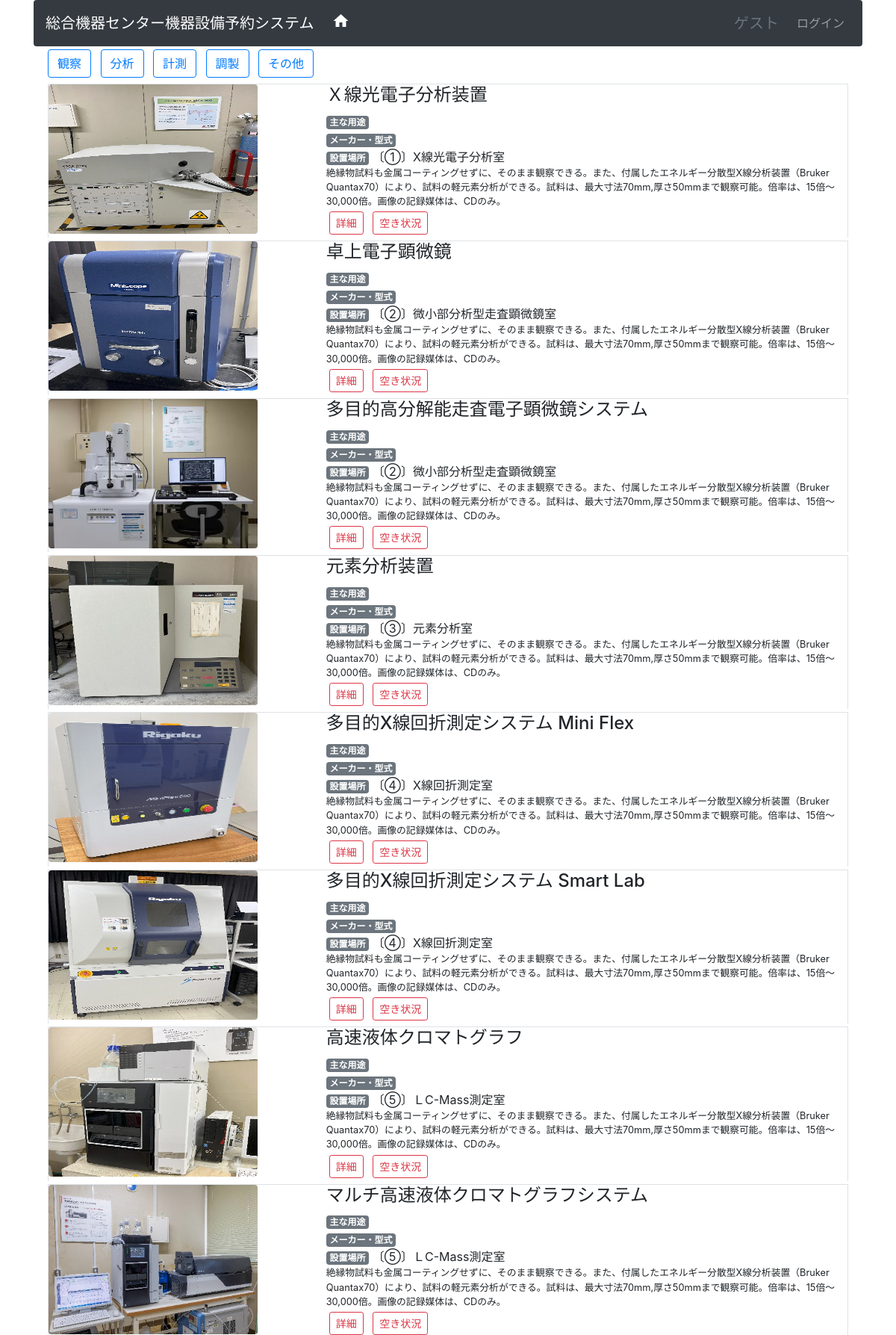
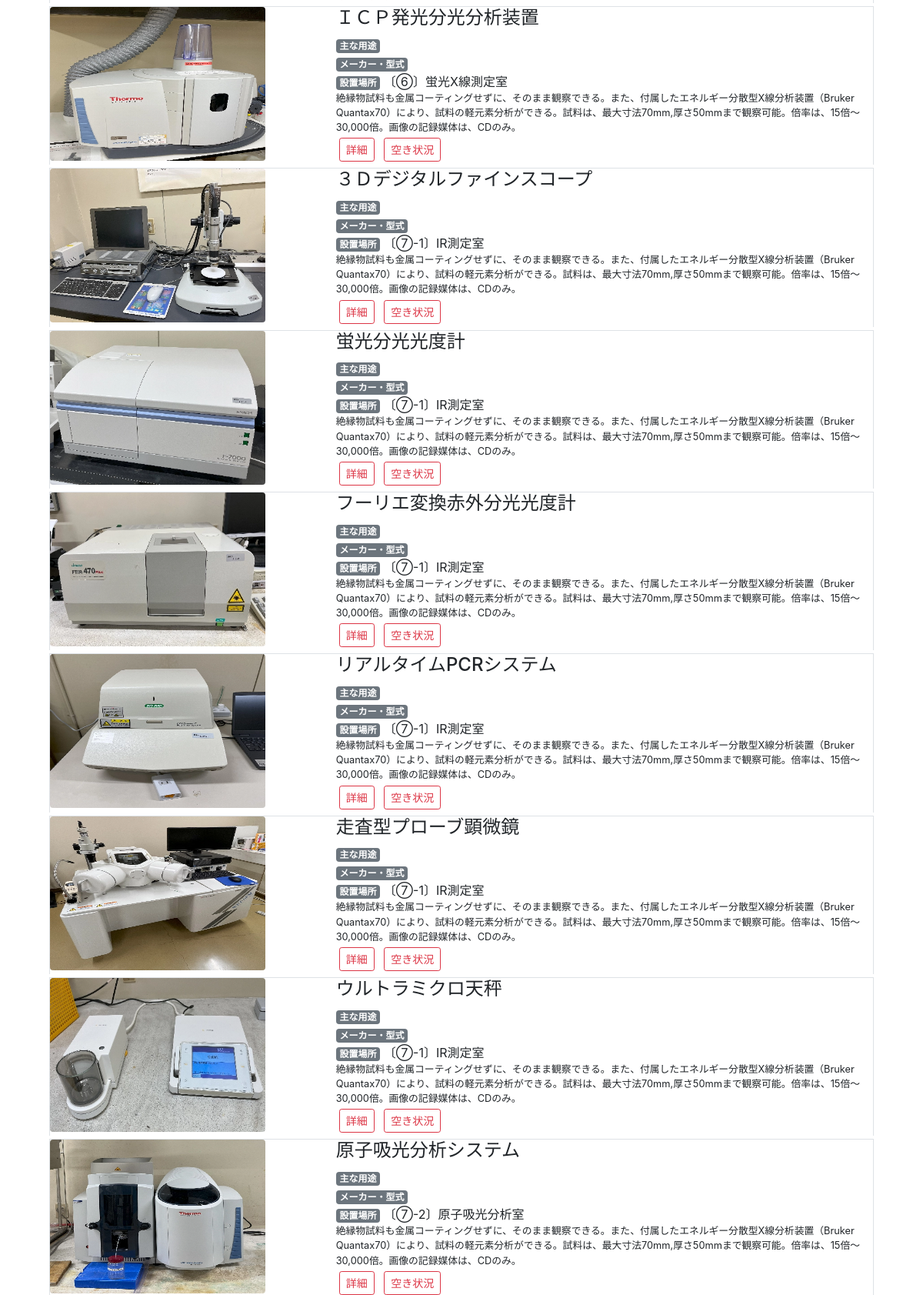
The page / (upper part) on the database its author committed (2 pictures, top to bottom).
### tables this page shows
CREATE TABLE `tb_instrument` (
  `id` bigint(20) UNSIGNED NOT NULL COMMENT '通し番号(自動採番, 内部参照用)',
  `code` varchar(16) DEFAULT NULL COMMENT '人間識別用番号',
  `fullname` varchar(64) NOT NULL COMMENT '名称',
  `shortname` varchar(64) NOT NULL COMMENT '略称',
  `state` int(11) NOT NULL COMMENT '機器状態(1:使用可,2:貸出中,3:使用不可,9:その他)',
  `category` int(11) DEFAULT NULL COMMENT 'カテゴリ（1:観察, 2:分析,3:計測,4:調製,9:その他）',
  `purpose` varchar(64) DEFAULT NULL COMMENT '主な用途',
  `detail` text DEFAULT NULL COMMENT '施設紹介',
  `maker` varchar(64) DEFAULT NULL COMMENT 'メーカー',
  `model` varchar(64) DEFAULT NULL COMMENT '型式',
  `made_year` date DEFAULT NULL COMMENT '製造年月',
  `bought_year` date DEFAULT NULL COMMENT '導入年月',
  `equipment_no` varchar(32) DEFAULT NULL COMMENT '備品番号',
  `room_id` bigint(20) UNSIGNED DEFAULT NULL COMMENT '設置場所部屋番号',
  `memo` text DEFAULT NULL COMMENT '備考',

  CONSTRAINT `fk_instrument_room`
    FOREIGN KEY (`room_id`)
    REFERENCES `tb_room` (`id`)
    ON DELETE SET NULL ON UPDATE CASCADE
);

CREATE TABLE `tb_room` (
  `id` bigint(20) UNSIGNED NOT NULL COMMENT '通し番号（自動採番, 内部参照用）',
  `room_name` varchar(32) NOT NULL COMMENT '部屋名称',
  `room_no` varchar(16) DEFAULT NULL COMMENT '部屋番号(略称)',
  `memo` text DEFAULT NULL COMMENT '備考'
);

### src/controllers/Instrument.php (called while the page is built, shortened)
<?php
class Instrument extends Controller
{
    public function listAction($c = null): void
    {
        $selected = 0;
        $where = '1';
        $orderby = 'room_id';
        $rows = $this->model->getList($where, $orderby);
        $categories = KsuCode::INST_CATEGORY;
        $can_reserve = $this->user->canReserve();
        $this->view->render('inst_list.php', [
            'rows' => $rows,
            'categories' => $categories,
            'selected' => $selected,
            'can_reserve' => $can_reserve,
        ]);
    }
}

### index.php (called while the page is built, shortened)
<?php
require_once __DIR__ . '/conf/develop_env.php';
$config = [
    'view_dir' => __DIR__ . '/src/views/',
    'db' => $conf,
    'routes' => [
        'user' => ['c' => 'User',       'a' => ['login', 'auth', 'logout', 'upass']],
        'inst' => ['c' => 'Instrument', 'a' => ['list', 'detail', 'input', 'save', 'delete']],
        'mbr'  => ['c' => 'Member',     'a' => ['list', 'detail', 'input', 'save', 'delete', 'grant']],
        'rsv'  => ['c' => 'Reserve',    'a' => ['list', 'detail', 'input', 'save', 'delete', 'grant', 'report', 'export']],
        'stf'  => ['c' => 'Staff',      'a' => ['list', 'detail', 'input', 'save', 'delete', 'grant']],
        'aic'  => ['c' => 'Aic',        'a' => ['list', 'detail', 'input', 'save', 'delete']],
    ],
    'default_route' => ['to' => 'inst', 'do' => 'list'],
];
try {
    $to = $_GET['to'] ?? $config['default_route']['to'];
    $do = $_GET['do'] ?? $config['default_route']['do'];
    $params = $_GET;
    unset($params['to'], $params['do']);
    $routeInfo = $config['routes'][$to] ?? $config['routes'][$config['default_route']['to']];
    $actionMethod = (in_array($do, $routeInfo['a'], true)) ? $do . 'Action' : 'listAction';
    $model = new $modelClass();
    $view = new aic\views\View($config['view_dir']);
    $controller = new $controllerClass($model, $view);
    call_user_func_array([$controller, $actionMethod], $params);
} catch (\Throwable $e) {
    if (defined('DEVELOP_ENV') && DEVELOP_ENV) {
        header('HTTP/1.1 500 Internal Server Error');
        echo "<h1>Application Error</h1>";
        echo "<pre>";
        echo "<strong>Message:</strong> " . htmlspecialchars($e->getMessage(), ENT_QUOTES, 'UTF-8') . "\n\n";
        echo "<strong>File:</strong> " . $e->getFile() . " on line " . $e->getLine() . "\n\n";
        echo "<strong>Stack Trace:</strong>\n" . $e->getTraceAsString();
        echo "</pre>";
    } else {
    }
    exit;
}

### src/controllers/Controller.php (called while the page is built, shortened)
<?php
abstract class Controller
{
    public function __construct(Model $model, View $view)
    {
        $this->model = $model;
    }
}

### src/models/Model.php (called while the page is built, shortened)
<?php
class Model
{
    private static $conf;
    public function initDb()
    {
        $this->db = new \mysqli(
            self::$conf['host'],
            self::$conf['username'],
            self::$conf['password'],
            self::$conf['dbname'],
        );
    }
    public static function setConnInfo($conf)
    {
      self::$conf = $conf;
    }
}

### src/models/Instrument.php (called while the page is built, shortened)
<?php
class Instrument extends Model{
    protected $table = "tb_instrument";
    public function getList($where = 1, $orderby = "id", $page = 0)
    {
        $sql = sprintf(
            "SELECT i.*, r.room_name, r.room_no FROM %s AS i " .
            "LEFT JOIN tb_room AS r ON i.room_id = r.id " .
            "WHERE %s ORDER BY %s",
            $this->table, $where, $orderby
        );
        $rs = $this->db->query($sql);
        return $rs->fetch_all(MYSQLI_ASSOC);
    }
}

### src/views/inst_list.php (the view, shortened to what this page needs)
<div class="text-left">
    <?php foreach ($categories as $c => $label): ?>
        <?php $disabled = ($c == $selected) ? 'disabled' : ''; ?>
        <a href="index.php?to=inst&do=list&c=<?= $c ?>" class="btn btn-outline-primary <?= $disabled ?> m-1"><?= $label ?></a>
    <?php endforeach; ?>
</div>
<?php foreach ($rows as $row):
    $url = 'img/instrument/' . $row['id'] . '.webp';
    if (!@GetImageSize($url)) {
        $url = 'img/dummy-image-square1.webp';
    }
?>
    <div class="row border border-bottom-0 m-1">
        <div class="col-md-4 pl-0">
            <img src="<?= $url ?>" height="200px" width="280px" class="rounded">
        </div>
        <div class="col-md-8">
            <h4 class="mt-0"><?= htmlspecialchars($row['fullname']) ?></h4>
            <div><span class="badge badge-secondary">主な用途</span> <?= htmlspecialchars($row['purpose']) ?></div>
            <div><span class="badge badge-secondary">メーカー・型式</span> <?= htmlspecialchars($row['maker'] . ' ' . $row['model']) ?></div>
            <div><span class="badge badge-secondary">設置場所</span> 〔<?= htmlspecialchars($row['room_no']) ?>〕<?= htmlspecialchars($row['room_name']) ?></div>
            <div class="small"><?= htmlspecialchars($row['detail']) ?></div>
            <div class="align-self-end">
                <a class="btn btn-sm btn-outline-danger m-1" href="index.php?to=inst&do=detail&id=<?= $row['id'] ?>">詳細</a>
                <a class="btn btn-sm btn-outline-danger m-1" href="index.php?to=aic&do=detail&id=<?= $row['id'] ?>">空き状況</a>
            </div>
        </div>
    </div>
<?php endforeach; ?>

### src/views/View.php (shortened to what this page needs)
<?php
class View
{
    protected $view_dir;
    protected $data = [];
    private $header = 'bs4_header.php';
    private $footer = 'bs4_footer.php';
    public function __construct(string $view_dir)
    {
        $this->view_dir = $view_dir;
    }
    public function render(string $template_file, array $data = []): void
    {
        $data = array_merge($this->data, $data);
        extract($data);
        $header_path = $this->view_dir . $this->header;
        if (file_exists($header_path)) {
            include $header_path;
        } else {
            die("Header file not found: " . htmlspecialchars($header_path));
        }
        $this->renderPartial($template_file, $data);
        $footer_path = $this->view_dir . $this->footer;
        if (file_exists($footer_path)) {
            include $footer_path;
        } else {
            die("Footer file not found: " . htmlspecialchars($footer_path));
        }
    }
    public function renderPartial(string $template_file, array $data = []): void
    {
        $data = array_merge($this->data, $data);
        extract($data);
        $file_path = $this->view_dir . $template_file;
        if (file_exists($file_path)) {
            include $file_path;
        } else {
            die("View file not found: " . htmlspecialchars($file_path));
        }
    }
}

### src/views/bs4_header.php (shortened to what this page needs)
<?php
$app_name = '総合機器センター機器設備予約システム';
?>
<!DOCTYPE html>
<html lang="jp">
<head>
<link rel="stylesheet" href="https://ajax.googleapis.com/ajax/libs/jqueryui/1.12.1/themes/smoothness/jquery-ui.css">
<link rel="stylesheet" href="https://stackpath.bootstrapcdn.com/bootstrap/4.2.1/css/bootstrap.min.css">
<link rel="stylesheet" type="text/css" href="./css/style.css">
<link rel="stylesheet" href="./css/vis-timeline-graph2d.min.css">
</head>
<body>
<div class="container">
<nav class="navbar navbar-expand-lg navbar-dark bg-dark rounded">
 <a class="navbar-brand" href="index.php"><?=$app_name?></a>
 <div class="collapse navbar-collapse">
 <ul class="navbar-nav mr-auto">
 <li class="nav-item active">
 <a class="nav-link" href="index.php"><i class="material-icons">home</i><span class="sr-only">(current)</span></a>
 </li></ul>
 <ul class="navbar-nav">
 <li class="navbar-brand text-muted"><?=isset($_SESSION['uname'])?$_SESSION['uname']:'ゲスト'?></li>
<?php
if (isset($_SESSION['urole'])){
  $menu = array();
  if (($_SESSION['urole']==1 )||($_SESSION['urole']==2)){
    $menu = array(
      '会員情報'  => 'index.php?to=mbr&do=detail',
      '機器設備一覧'  => 'index.php?to=inst&do=list',
      '空き状況一覧'  => 'index.php?to=aic&do=list',
      '利用申請一覧'  => 'index.php?to=rsv&do=list',
    );
  }
  if($_SESSION['urole']==9) {
    $menu = array(
      '会員一覧'  => 'index.php?to=mbr&do=list',
      '機器設備一覧'  => 'index.php?to=inst&do=list',
      '空き状況一覧'  => 'index.php?to=aic&do=list',
      '利用申請一覧' => 'index.php?to=rsv&do=list',
    );
  }
  foreach($menu as $_label=>$_action){
    echo  '<li class="nav-item"><a class="nav-link" href="' . $_action . '">' . $_label . '</a></li>' ;
  }
  echo  '<li class="nav-item"><a class="nav-link" href="index.php?to=user&do=logout">ログアウト</a></li>' ;
}else{
  echo  '<li class="nav-item"><a class="nav-link" href="index.php?to=user&do=login">ログイン</a></li>' ;
}
?>
</ul>
</div>
</nav>
<div class="container">

### src/views/bs4_footer.php (shortened to what this page needs)
</div>
</body>
</html>

### rows shown on the page
tb_instrument: shows a picture, fullname "Ｘ線光電子分析装置", room.room_no "①", room.room_name "X線光電子分析室", detail "絶縁物試料も金属コーティングせずに、そのまま観察できる。また、付属したエネルギー分散型X線分析装置（Bruker Quantax70）により、試料の軽元素分析ができる。試料は、最大寸法70mm,厚さ50mmまで観察可能。倍率は、15倍〜30,000倍。画像の記録媒体は、CDのみ。"
tb_instrument: shows a picture, fullname "卓上電子顕微鏡", room.room_no "②", room.room_name "微小部分析型走査顕微鏡室", detail "絶縁物試料も金属コーティングせずに、そのまま観察できる。また、付属したエネルギー分散型X線分析装置（Bruker Quantax70）により、試料の軽元素分析ができる。試料は、最大寸法70mm,厚さ50mmまで観察可能。倍率は、15倍〜30,000倍。画像の記録媒体は、CDのみ。"
tb_instrument: shows a picture, fullname "多目的高分解能走査電子顕微鏡システム", room.room_no "②", room.room_name "微小部分析型走査顕微鏡室", detail "絶縁物試料も金属コーティングせずに、そのまま観察できる。また、付属したエネルギー分散型X線分析装置（Bruker Quantax70）により、試料の軽元素分析ができる。試料は、最大寸法70mm,厚さ50mmまで観察可能。倍率は、15倍〜30,000倍。画像の記録媒体は、CDのみ。"
tb_instrument: shows a picture, fullname "元素分析装置", room.room_no "③", room.room_name "元素分析室", detail "絶縁物試料も金属コーティングせずに、そのまま観察できる。また、付属したエネルギー分散型X線分析装置（Bruker Quantax70）により、試料の軽元素分析ができる。試料は、最大寸法70mm,厚さ50mmまで観察可能。倍率は、15倍〜30,000倍。画像の記録媒体は、CDのみ。"
tb_instrument: shows a picture, fullname "多目的X線回折測定システム Mini Flex", room.room_no "④", room.room_name "X線回折測定室", detail "絶縁物試料も金属コーティングせずに、そのまま観察できる。また、付属したエネルギー分散型X線分析装置（Bruker Quantax70）により、試料の軽元素分析ができる。試料は、最大寸法70mm,厚さ50mmまで観察可能。倍率は、15倍〜30,000倍。画像の記録媒体は、CDのみ。"
tb_instrument: shows a picture, fullname "多目的X線回折測定システム Smart Lab", room.room_no "④", room.room_name "X線回折測定室", detail "絶縁物試料も金属コーティングせずに、そのまま観察できる。また、付属したエネルギー分散型X線分析装置（Bruker Quantax70）により、試料の軽元素分析ができる。試料は、最大寸法70mm,厚さ50mmまで観察可能。倍率は、15倍〜30,000倍。画像の記録媒体は、CDのみ。"
tb_instrument: shows a picture, fullname "高速液体クロマトグラフ", room.room_no "⑤", room.room_name "ＬC-Mass測定室", detail "絶縁物試料も金属コーティングせずに、そのまま観察できる。また、付属したエネルギー分散型X線分析装置（Bruker Quantax70）により、試料の軽元素分析ができる。試料は、最大寸法70mm,厚さ50mmまで観察可能。倍率は、15倍〜30,000倍。画像の記録媒体は、CDのみ。"
tb_instrument: shows a picture, fullname "マルチ高速液体クロマトグラフシステム", room.room_no "⑤", room.room_name "ＬC-Mass測定室", detail "絶縁物試料も金属コーティングせずに、そのまま観察できる。また、付属したエネルギー分散型X線分析装置（Bruker Quantax70）により、試料の軽元素分析ができる。試料は、最大寸法70mm,厚さ50mmまで観察可能。倍率は、15倍〜30,000倍。画像の記録媒体は、CDのみ。"
tb_instrument: shows a picture, fullname "ＩＣＰ発光分光分析装置", room.room_no "⑥", room.room_name "蛍光X線測定室", detail "絶縁物試料も金属コーティングせずに、そのまま観察できる。また、付属したエネルギー分散型X線分析装置（Bruker Quantax70）により、試料の軽元素分析ができる。試料は、最大寸法70mm,厚さ50mmまで観察可能。倍率は、15倍〜30,000倍。画像の記録媒体は、CDのみ。"
tb_instrument: shows a picture, fullname "３Ｄデジタルファインスコープ", room.room_no "⑦-1", room.room_name "IR測定室", detail "絶縁物試料も金属コーティングせずに、そのまま観察できる。また、付属したエネルギー分散型X線分析装置（Bruker Quantax70）により、試料の軽元素分析ができる。試料は、最大寸法70mm,厚さ50mmまで観察可能。倍率は、15倍〜30,000倍。画像の記録媒体は、CDのみ。"
tb_instrument: shows a picture, fullname "蛍光分光光度計", room.room_no "⑦-1", room.room_name "IR測定室", detail "絶縁物試料も金属コーティングせずに、そのまま観察できる。また、付属したエネルギー分散型X線分析装置（Bruker Quantax70）により、試料の軽元素分析ができる。試料は、最大寸法70mm,厚さ50mmまで観察可能。倍率は、15倍〜30,000倍。画像の記録媒体は、CDのみ。"
tb_instrument: shows a picture, fullname "フーリエ変換赤外分光光度計", room.room_no "⑦-1", room.room_name "IR測定室", detail "絶縁物試料も金属コーティングせずに、そのまま観察できる。また、付属したエネルギー分散型X線分析装置（Bruker Quantax70）により、試料の軽元素分析ができる。試料は、最大寸法70mm,厚さ50mmまで観察可能。倍率は、15倍〜30,000倍。画像の記録媒体は、CDのみ。"
tb_instrument: shows a picture, fullname "リアルタイムPCRシステム", room.room_no "⑦-1", room.room_name "IR測定室", detail "絶縁物試料も金属コーティングせずに、そのまま観察できる。また、付属したエネルギー分散型X線分析装置（Bruker Quantax70）により、試料の軽元素分析ができる。試料は、最大寸法70mm,厚さ50mmまで観察可能。倍率は、15倍〜30,000倍。画像の記録媒体は、CDのみ。"
tb_instrument: shows a picture, fullname "走査型プローブ顕微鏡", room.room_no "⑦-1", room.room_name "IR測定室", detail "絶縁物試料も金属コーティングせずに、そのまま観察できる。また、付属したエネルギー分散型X線分析装置（Bruker Quantax70）により、試料の軽元素分析ができる。試料は、最大寸法70mm,厚さ50mmまで観察可能。倍率は、15倍〜30,000倍。画像の記録媒体は、CDのみ。"
tb_instrument: shows a picture, fullname "ウルトラミクロ天秤", room.room_no "⑦-1", room.room_name "IR測定室", detail "絶縁物試料も金属コーティングせずに、そのまま観察できる。また、付属したエネルギー分散型X線分析装置（Bruker Quantax70）により、試料の軽元素分析ができる。試料は、最大寸法70mm,厚さ50mmまで観察可能。倍率は、15倍〜30,000倍。画像の記録媒体は、CDのみ。"
tb_instrument: shows a picture, fullname "原子吸光分析システム", room.room_no "⑦-2", room.room_name "原子吸光分析室", detail "絶縁物試料も金属コーティングせずに、そのまま観察できる。また、付属したエネルギー分散型X線分析装置（Bruker Quantax70）により、試料の軽元素分析ができる。試料は、最大寸法70mm,厚さ50mmまで観察可能。倍率は、15倍〜30,000倍。画像の記録媒体は、CDのみ。"

### other values the page prints
$app_name "総合機器センター機器設備予約システム"
$label "観察"
$label "分析"
$label "計測"
$label "調製"
$label "その他"
